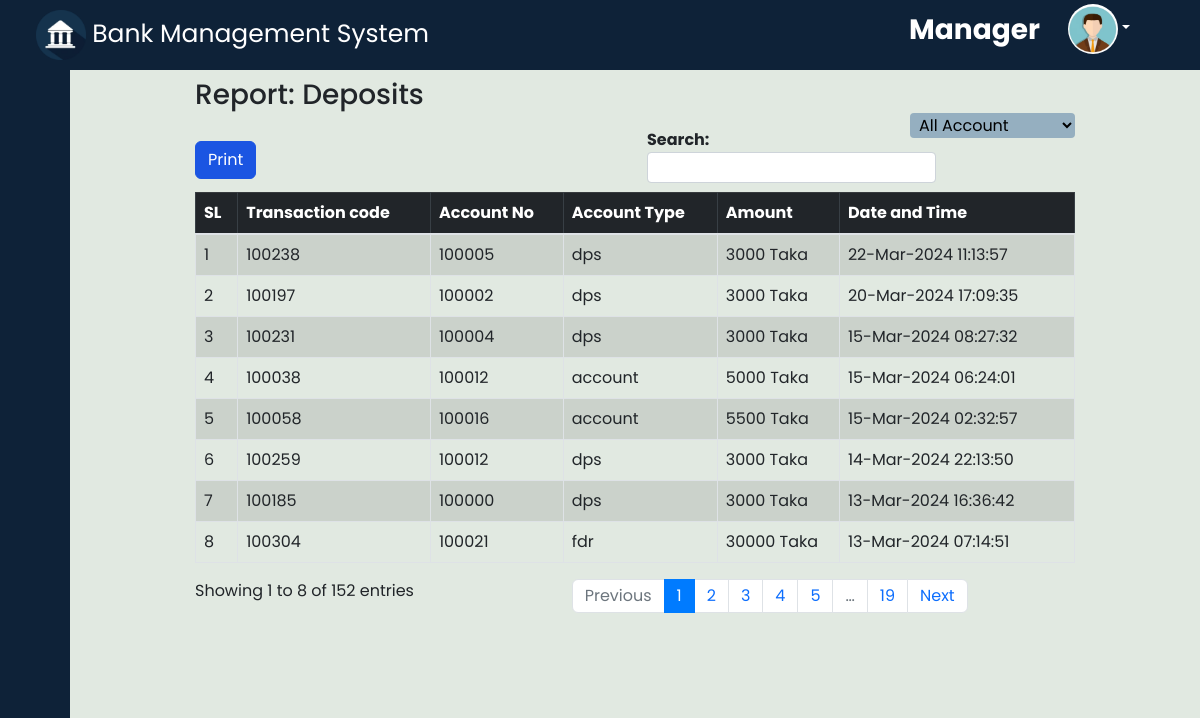
Screenshot of /manager/trxdeposit.php (signed in) with the database file from the repository.
### tables this page shows
CREATE TABLE `transaction` (
  `trx_code` int(11) NOT NULL,
  `account_no` int(11) DEFAULT NULL,
  `account_type` varchar(255) NOT NULL,
  `trx_type` varchar(255) DEFAULT NULL,
  `amount` float DEFAULT NULL,
  `trx_date_time` datetime DEFAULT NULL,
  `customer_id` int(11) NOT NULL
);

### manager/trxdeposit.php (the view, shortened to what this page needs)
<!DOCTYPE html>
<html lang="en">
<head>
    <link rel="stylesheet" href="https://cdnjs.cloudflare.com/ajax/libs/font-awesome/6.5.1/css/all.min.css" />
    <link rel="stylesheet" href="../dist/css/adminlte.min.css">
</head>
<?php
include "../database.php";
$sl = 1;
$search = "";
$acc_type = "";
$deposit = mysqli_query($con, "SELECT * FROM transaction
         where trx_type='deposit' and (trx_code like '%$search%' or account_no like '%$search%') and account_type like '%$acc_type%'
         order by trx_date_time desc");
?>
<body>
    <div>
        <?php include "manager_header.php" ?>
    </div>
    <div class="d-flex">
        <div>
            <?php include "manager_sidebar.php" ?>
        </div>
        <div class="main">
            <div class="cnt">
                <div class="container">
                    <h3 class="mt-2 mb-3">Report: Deposits</h3>
                    <div class="out">
                            <form action="" method="post">
                                <select class="sel" name="sel" id="" onchange="this.form.submit()">
                                    <option <?php if ($acc_type == "") echo 'selected' ?> value="">All Account</option>
                                </select>
                            </form>
                    </div>
                    <table id="export" class="table table-hover table-bordered table-striped">
                        <thead>
                            <tr class="table-dark">
                                <th>SL</th>
                                <th>Transaction code</th>
                                <th>Account No</th>
                                <th>Account Type</th>
                                <th>Amount</th>
                                <th>Date and Time</th>
                            </tr>
                        </thead>
                        <tbody>
                            <?php
                            while ($row = mysqli_fetch_assoc($deposit)) {
                            ?>
                                <tr>
                                    <td><?php echo $sl;
                                        $sl = $sl + 1 ?></td>
                                    <td><?php echo $row['trx_code'] ?></td>
                                    <td><?php echo $row['account_no'] ?></td>
                                    <td><?php echo $row['account_type'] ?></td>
                                    <td><?php echo $row['amount'] . " Taka" ?></td>
                                    <td><?php
                                        $datetime = new DateTime($row['trx_date_time']);
                                        $formattedDatetime = $datetime->format('d-M-Y H:i:s');
                                        echo $formattedDatetime;
                                        ?></td>
                                </tr>
                            <?php } ?>
                    </table>
                </div>
            </div>
        </div>
    </div>
</body>
</html>

### manager/trxdeposit.php (style rules this page uses)
.main { background-color: #e1e9e1; display: flex; justify-content: center; }
.cnt { width: 80%; }
.out { position: relative; margin-top: 5px; }
.sel { position: absolute; right: 0; bottom: -10px; border: none; padding-left: 5px; background-color: #95afc0; border-radius: 4px; }

### manager/manager_header.php (style rules this page uses)
* { margin: 0; padding: 0; box-sizing: border-box; font-family: 'Poppins', sans-serif; }

### manager/manager_sidebar.php (style rules this page uses)
body { font-family: 'Poppins', sans-serif; }
.main { height: 100vh; overflow: scroll; width: 100%; }

### rows the page displays
transaction: trx_code "100238", account_no "100005", account_type "dps", amount "3000", trx_date_time "22-Mar-2024 11:13:57"
transaction: trx_code "100197", account_no "100002", account_type "dps", amount "3000", trx_date_time "20-Mar-2024 17:09:35"
transaction: trx_code "100231", account_no "100004", account_type "dps", amount "3000", trx_date_time "15-Mar-2024 08:27:32"
transaction: trx_code "100038", account_no "100012", account_type "account", amount "5000", trx_date_time "15-Mar-2024 06:24:01"
transaction: trx_code "100058", account_no "100016", account_type "account", amount "5500", trx_date_time "15-Mar-2024 02:32:57"
transaction: trx_code "100259", account_no "100012", account_type "dps", amount "3000", trx_date_time "14-Mar-2024 22:13:50"
transaction: trx_code "100185", account_no "100000", account_type "dps", amount "3000", trx_date_time "13-Mar-2024 16:36:42"
transaction: trx_code "100304", account_no "100021", account_type "fdr", amount "30000", trx_date_time "13-Mar-2024 07:14:51"
